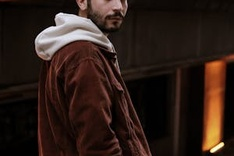
#> input picture edge-detection/pexels-kubrakuzu-20068318 (1).jpg, 234 x 156 px, shrunk from 300 x 200 before the run, found by its file name
$ python main.py
#> lines starting #> are read from the running program, lines starting #| are printed output that depends on the picture
import cv2 as cv
import numpy as np

def laplacian_edge_detection(image):
    # Convert the image to grayscale
    gray = cv.cvtColor(image, cv.COLOR_BGR2GRAY)
    # Apply Laplacian edge detection
    laplacian = cv.Laplacian(gray, cv.CV_64F)
    laplacian = np.uint8(np.absolute(laplacian))
    return laplacian

def canny_edge_detection(image):
    # Apply Canny edge detection
    edges = cv.Canny(image, 80, 120)
    return edges

def main():
    # Load three input images
    input_image1 = cv.imread('pexels-kubrakuzu-20068318 (1).jpg')
#> input_image1 is the input picture: shape (156, 234, 3); mean B, G, R 22.9, 29.5, 45.3
    input_image2 = cv.imread('pexels-justinianoadriano-1864189.jpg')
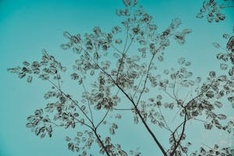
#> input picture edge-detection/pexels-justinianoadriano-1864189.jpg, 234 x 156 px, shrunk from 300 x 200 before the run, found by its file name
#> input_image2 is the input picture: shape (156, 234, 3); mean B, G, R 161.8, 161.7, 101.9
    input_image3 = cv.imread('jellyfish-7340188_1280.jpg')
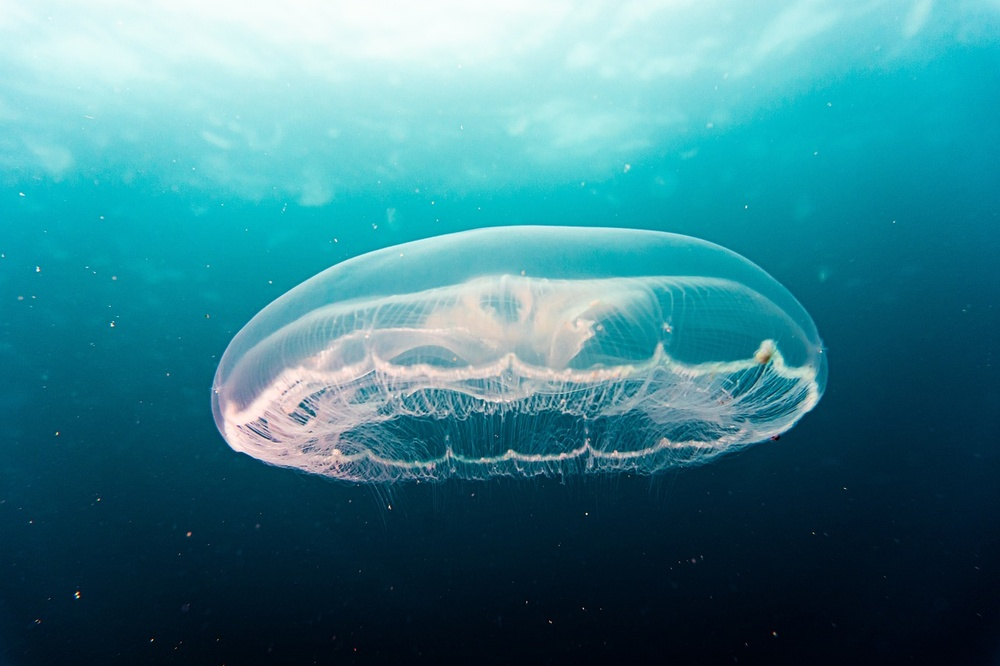
#> input picture edge-detection/jellyfish-7340188_1280.jpg, 1000 x 666 px, shrunk from 1280 x 853 before the run, found by its file name
#> input_image3 is the input picture: shape (666, 1000, 3); mean B, G, R 139.6, 127.6, 58.4

    # Check if the images are loaded successfully
    if input_image1 is None or input_image2 is None or input_image3 is None:
        print("Error: Unable to load one or more images.")
        return

    # Display original images
    cv.imshow('Original Image 1', input_image1)
    cv.imshow('Original Image 2', input_image2)
    cv.imshow('Original Image 3', input_image3)

    # Apply Laplacian edge detection to each image
    laplacian1 = laplacian_edge_detection(input_image1)
    laplacian2 = laplacian_edge_detection(input_image2)
#> in laplacian_edge_detection (call 2), `gray = cv.cvtColor(image, cv.COLOR_BGR2GRAY)`:
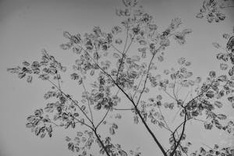
#> gray: shape (156, 234); min 6, max 200, mean 143.8
    laplacian3 = laplacian_edge_detection(input_image3)
#> in laplacian_edge_detection (call 3), `gray = cv.cvtColor(image, cv.COLOR_BGR2GRAY)`:
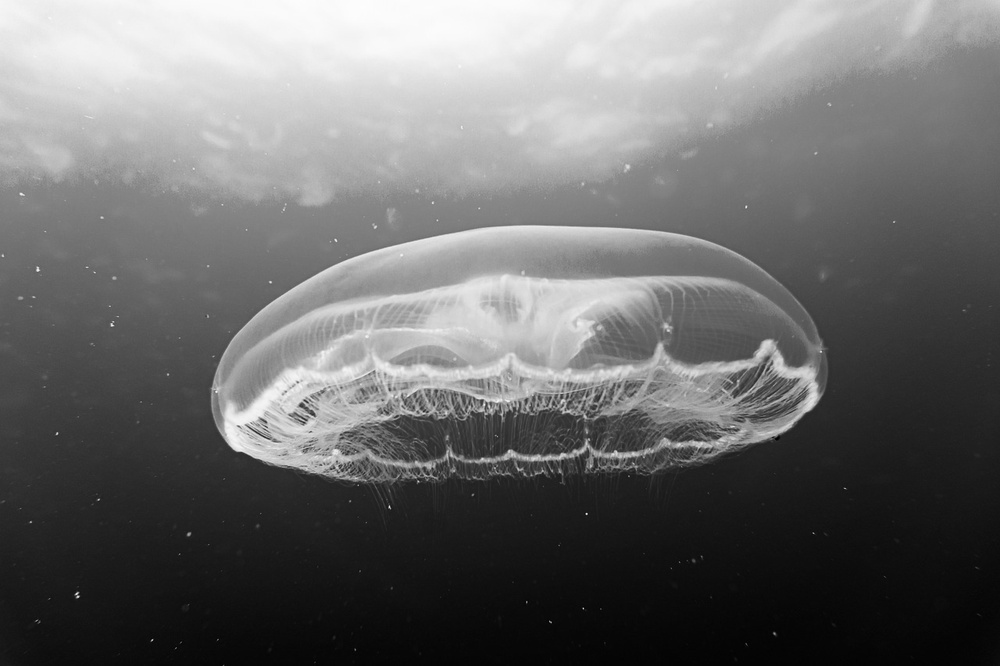
#> gray: shape (666, 1000); min 1, max 253, mean 108.3
#> in laplacian_edge_detection (call 3), `laplacian = cv.Laplacian(gray, cv.CV_64F)`:
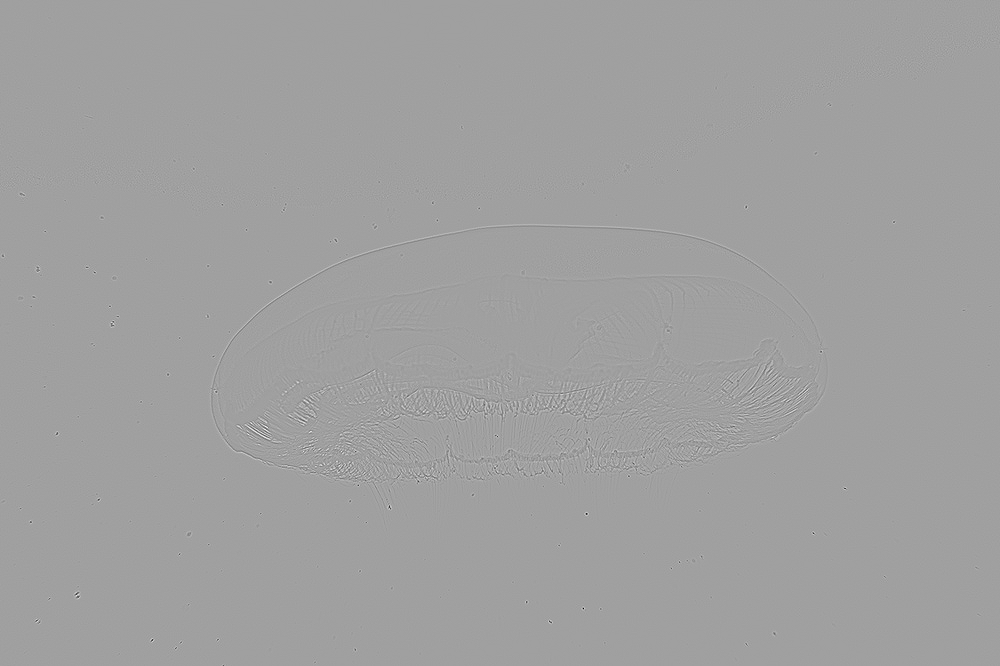
#> laplacian: shape (666, 1000) float64; min -556, max 329, mean 0; drawn with min black and max white

    # Display Laplacian edges
    cv.imshow('Laplacian Edges 1', laplacian1)
    cv.imshow('Laplacian Edges 2', laplacian2)
    cv.imshow('Laplacian Edges 3', laplacian3)

    # Apply Canny edge detection to each image
    edges1 = canny_edge_detection(input_image1)
#> in canny_edge_detection, `edges = cv.Canny(image, 80, 120)`:
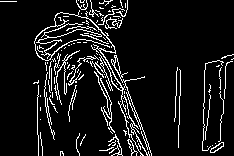
#> edges: shape (156, 234); 9% white in thin lines or dots
    edges2 = canny_edge_detection(input_image2)
#> in canny_edge_detection (call 2), `edges = cv.Canny(image, 80, 120)`: edges: shape (156, 234); 19.5% white in thin lines or dots
    edges3 = canny_edge_detection(input_image3)
#> in canny_edge_detection (call 3), `edges = cv.Canny(image, 80, 120)`:
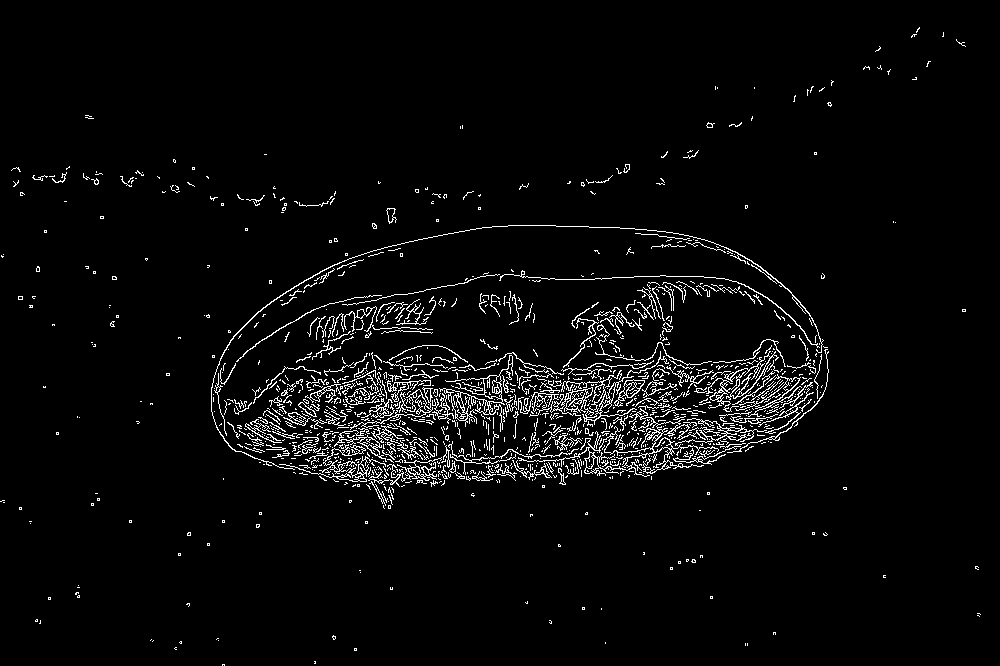
#> edges: shape (666, 1000); 3.6% white in thin lines or dots

    # Display Canny edges
    cv.imshow('Canny Edges 1', edges1)
    cv.imshow('Canny Edges 2', edges2)
    cv.imshow('Canny Edges 3', edges3)

    # Wait for a key press and close OpenCV windows
    cv.waitKey(0)
    cv.destroyAllWindows()

# Call the main function
if __name__ == "__main__":
    main()
